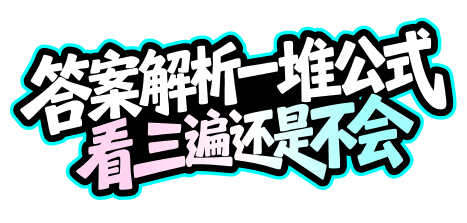
#> input picture skills/onion-image/assets/font-references/字体参考-01.png, 467 x 223 px
$ python image_compress.py '../assets/font-references/字体参考-01.png' out.png
#> lines starting #> are read from the running program, lines starting #| are printed output that depends on the picture
#!/usr/bin/env python3
"""
image_compress.py - Pillow 压缩图片到目标 KB。

# 使用示例

  python3 image_compress.py \\
    /tmp/in.png /tmp/out.jpg \\
    --target-kb 200

# 策略

  1. 若传 target_width/target_height，先按 cover 居中裁切到目标尺寸
  2. 再转 JPG（去 alpha），初始 quality=85
  3. 若 >= target_kb，逐步降 quality 步长 5，直到达标 / quality 降到 60
  4. 指定目标尺寸时保持像素不变，quality=60 仍超限则报错
  5. 未指定尺寸时允许等比缩小 0.9 倍，最多 10 轮；仍超限则报错
  6. 按 1KB = 1024 字节计算，严格小于上限；仅达标后原子写入输出

# 退出码

  0: 成功
  1: 输入文件不存在 / 不可读
  2: 压缩失败（尺寸非法或最终仍超上限）
"""

import argparse
import io
import os
import sys
import tempfile
from typing import Optional

try:
    from PIL import Image
except ImportError:
    print("❌ 需要安装 Pillow：pip install Pillow", file=sys.stderr)
    sys.exit(1)


def resize_cover(img: Image.Image, target_width: int, target_height: int) -> Image.Image:
    """Resize to cover target dimensions, then center-crop exactly."""
    if target_width <= 0 or target_height <= 0:
        raise ValueError("target width/height must be positive")
    scale = max(target_width / img.width, target_height / img.height)
    resized = img.resize((round(img.width * scale), round(img.height * scale)), Image.LANCZOS)
    left = max(0, (resized.width - target_width) // 2)
    top = max(0, (resized.height - target_height) // 2)
    return resized.crop((left, top, left + target_width, top + target_height))


def compress(
    input_path: str,
    output_path: str,
    target_kb: int = 200,
    target_width: Optional[int] = None,
    target_height: Optional[int] = None,
) -> str:
    """压缩到目标 KB。返回最终输出路径。"""
#> called with input_path = '../assets/font-references/字体参考-01.png', output_path = 'out.png', target_kb = 200
    if not os.path.exists(input_path):
        raise FileNotFoundError(f"Input not found: {input_path}")

    if target_kb <= 0:
        raise ValueError("target KB must be positive")
    if (target_width is None) != (target_height is None):
        raise ValueError("target width and height must be provided together")
    fixed_size = target_width is not None
    with Image.open(input_path) as source:
#> source is the input picture: PIL image 467x223 RGBA; mean R, G, B, A 64.4, 79.9, 80.7, 139.3
        img = source.convert("RGB")
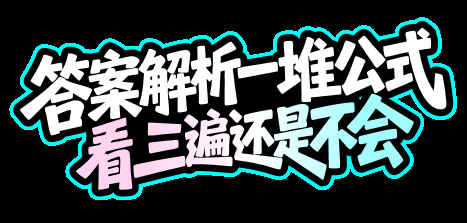
#> img: PIL image 467x223 RGB; mean R, G, B 64.4, 79.9, 80.7
    if fixed_size:
        img = resize_cover(img, target_width, target_height)

    for round_no in range(1 if fixed_size else 10):
        scale = 0.9 ** round_no
        scaled = img if round_no == 0 else img.resize(
            (max(1, int(img.width * scale)), max(1, int(img.height * scale))), Image.LANCZOS
        )
        for quality in range(85, 59, -5):
            buffer = io.BytesIO()
            scaled.save(buffer, "JPEG", quality=quality, optimize=True)
            payload = buffer.getvalue()
            if len(payload) < target_kb * 1024:
                temp_path = None
                try:
                    with tempfile.NamedTemporaryFile(
                        dir=os.path.dirname(os.path.abspath(output_path)), delete=False
                    ) as temp:
                        temp_path = temp.name
                        temp.write(payload)
                    os.replace(temp_path, output_path)
                finally:
                    if temp_path and os.path.exists(temp_path):
                        os.unlink(temp_path)
                print(f"✅ {input_path} → {output_path} ({scaled.width}x{scaled.height}, {len(payload) / 1024:.1f} KB, q={quality})")
                return output_path

    raise ValueError(
        f"Cannot compress image below {target_kb} KB at quality >= 60"
        + (f" while preserving {target_width}x{target_height}" if fixed_size else " after 10 rounds")
    )


def main():
    parser = argparse.ArgumentParser()
    parser.add_argument("input", help="输入图片路径")
    parser.add_argument("output", help="输出图片路径（.jpg）")
    parser.add_argument("--target-kb", type=int, default=200, help="目标大小（KB）")
    parser.add_argument("--target-width", type=int, help="导出目标宽度")
    parser.add_argument("--target-height", type=int, help="导出目标高度")
    args = parser.parse_args()

    try:
        compress(args.input, args.output, args.target_kb, args.target_width, args.target_height)
        sys.exit(0)
#> (the program exits here)

$ run again, on skills/onion-image/assets/font-references/字体参考-03.png
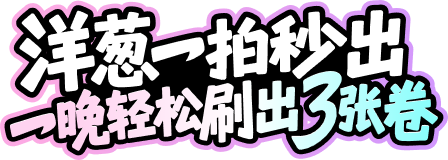
#> input picture skills/onion-image/assets/font-references/字体参考-03.png, 448 x 160 px
#> in compress, source is the input picture: PIL image 448x160 RGBA; mean R, G, B, A 118.7, 114.2, 123.8, 202
#> in compress, `img = source.convert("RGB")`:
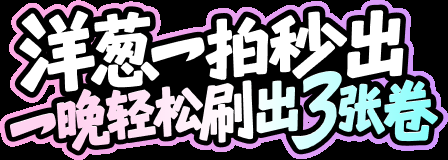
#> img: PIL image 448x160 RGB; mean R, G, B 118.7, 114.2, 123.8

$ run again, on skills/onion-image/assets/font-references/字体参考-04.png
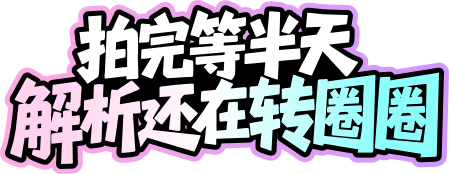
#> input picture skills/onion-image/assets/font-references/字体参考-04.png, 449 x 174 px
#> in compress, source is the input picture: PIL image 449x174 RGBA; mean R, G, B, A 113.8, 115.5, 124.9, 190.4
#> in compress, `img = source.convert("RGB")`:
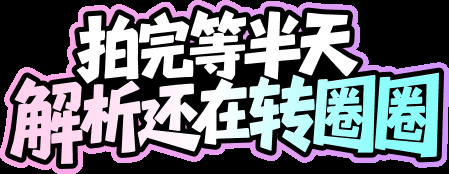
#> img: PIL image 449x174 RGB; mean R, G, B 113.8, 115.5, 124.9

$ run again, on skills/onion-image/assets/font-references/字体参考-05.png
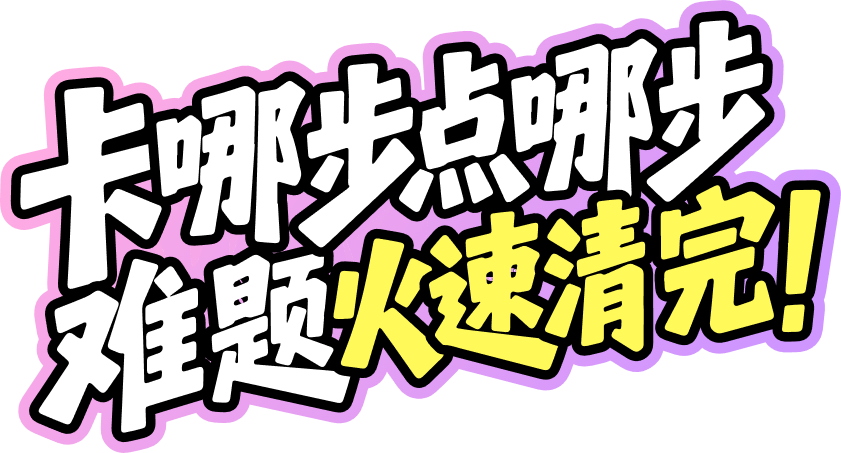
#> input picture skills/onion-image/assets/font-references/字体参考-05.png, 1682 x 906 px (shown at 1/2 size)
#> in compress, source is the input picture: PIL image 1682x906 RGBA; mean R, G, B, A 118.5, 110.2, 101.8, 179.1
#> in compress, `img = source.convert("RGB")`:
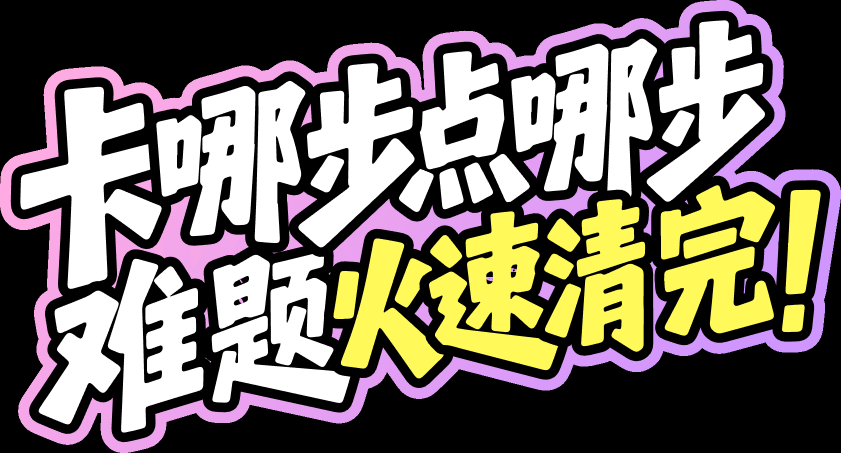
#> img: PIL image 1682x906 RGB (shown at 1/2 size); mean R, G, B 118.5, 110.2, 101.8
